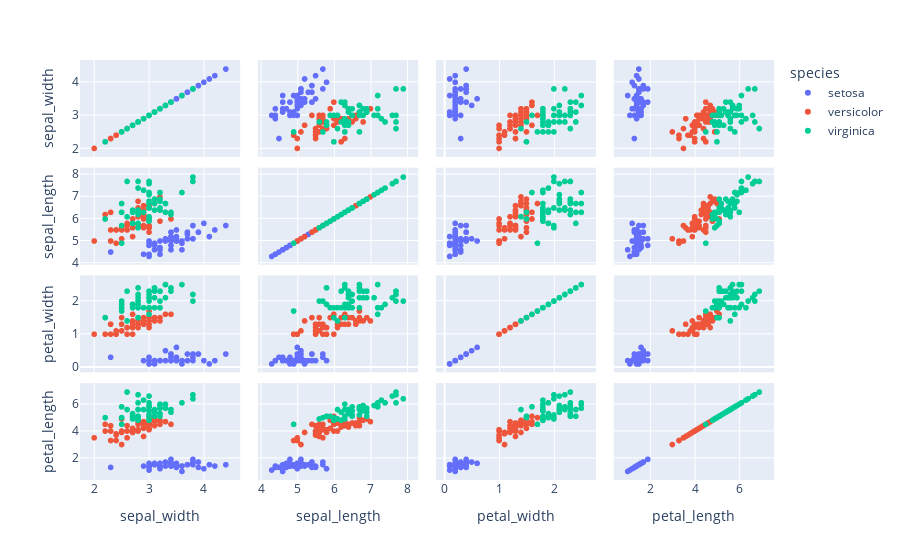

Notebook code cell kept with this figure:
### Code cell
fig = px.scatter_matrix(df, dimensions=["sepal_width", "sepal_length", "petal_width", "petal_length"], color="species")
fig.show()

### Figure 1 — Plotly figure (JSON) as saved in the notebook; plotly's stock layout.template omitted (floating-point values rounded to 4 significant figures)
{"data": [{"dimensions": [{"axis": {"matches": true}, "label": "sepal_width", "values": [3.5, 3, 3.2, 3.1, 3.6, 3.9, 3.4, 3.4, 2.9, 3.1, 3.7, 3.4, 3, 3, 4, 4.4, 3.9, 3.5, 3.8, 3.8, 3.4, 3.7, 3.6, 3.3, 3.4, 3, 3.4, 3.5, 3.4, 3.2, 3.1, 3.4, 4.1, 4.2, 3.1, 3.2, 3.5, 3.6, 3, 3.4, 3.5, 2.3, 3.2, 3.5, 3.8, 3, 3.8, 3.2, 3.7, 3.3]}, {"axis": {"matches": true}, "label": "sepal_length", "values": [5.1, 4.9, 4.7, 4.6, 5, 5.4, 4.6, 5, 4.4, 4.9, 5.4, 4.8, 4.8, 4.3, 5.8, 5.7, 5.4, 5.1, 5.7, 5.1, 5.4, 5.1, 4.6, 5.1, 4.8, 5, 5, 5.2, 5.2, 4.7, 4.8, 5.4, 5.2, 5.5, 4.9, 5, 5.5, 4.9, 4.4, 5.1, 5, 4.5, 4.4, 5, 5.1, 4.8, 5.1, 4.6, 5.3, 5]}, {"axis": {"matches": true}, "label": "petal_width", "values": [0.2, 0.2, 0.2, 0.2, 0.2, 0.4, 0.3, 0.2, 0.2, 0.1, 0.2, 0.2, 0.1, 0.1, 0.2, 0.4, 0.4, 0.3, 0.3, 0.3, 0.2, 0.4, 0.2, 0.5, 0.2, 0.2, 0.4, 0.2, 0.2, 0.2, 0.2, 0.4, 0.1, 0.2, 0.2, 0.2, 0.2, 0.1, 0.2, 0.2, 0.3, 0.3, 0.2, 0.6, 0.4, 0.3, 0.2, 0.2, 0.2, 0.2]}, {"axis": {"matches": true}, "label": "petal_length", "values": [1.4, 1.4, 1.3, 1.5, 1.4, 1.7, 1.4, 1.5, 1.4, 1.5, 1.5, 1.6, 1.4, 1.1, 1.2, 1.5, 1.3, 1.4, 1.7, 1.5, 1.7, 1.5, 1, 1.7, 1.9, 1.6, 1.6, 1.5, 1.4, 1.6, 1.6, 1.5, 1.5, 1.4, 1.5, 1.2, 1.3, 1.4, 1.3, 1.5, 1.3, 1.3, 1.3, 1.6, 1.9, 1.4, 1.6, 1.4, 1.5, 1.4]}], "hovertemplate": "species=setosa<br>%{xaxis.title.text}=%{x}<br>%{yaxis.title.text}=%{y}<extra></extra>", "legendgroup": "setosa", "marker": {"color": "#636efa", "symbol": "circle"}, "name": "setosa", "showlegend": true, "type": "splom"}, {"dimensions": [{"axis": {"matches": true}, "label": "sepal_width", "values": [3.2, 3.2, 3.1, 2.3, 2.8, 2.8, 3.3, 2.4, 2.9, 2.7, 2, 3, 2.2, 2.9, 2.9, 3.1, 3, 2.7, 2.2, 2.5, 3.2, 2.8, 2.5, 2.8, 2.9, 3, 2.8, 3, 2.9, 2.6, 2.4, 2.4, 2.7, 2.7, 3, 3.4, 3.1, 2.3, 3, 2.5, 2.6, 3, 2.6, 2.3, 2.7, 3, 2.9, 2.9, 2.5, 2.8]}, {"axis": {"matches": true}, "label": "sepal_length", "values": [7, 6.4, 6.9, 5.5, 6.5, 5.7, 6.3, 4.9, 6.6, 5.2, 5, 5.9, 6, 6.1, 5.6, 6.7, 5.6, 5.8, 6.2, 5.6, 5.9, 6.1, 6.3, 6.1, 6.4, 6.6, 6.8, 6.7, 6, 5.7, 5.5, 5.5, 5.8, 6, 5.4, 6, 6.7, 6.3, 5.6, 5.5, 5.5, 6.1, 5.8, 5, 5.6, 5.7, 5.7, 6.2, 5.1, 5.7]}, {"axis": {"matches": true}, "label": "petal_width", "values": [1.4, 1.5, 1.5, 1.3, 1.5, 1.3, 1.6, 1, 1.3, 1.4, 1, 1.5, 1, 1.4, 1.3, 1.4, 1.5, 1, 1.5, 1.1, 1.8, 1.3, 1.5, 1.2, 1.3, 1.4, 1.4, 1.7, 1.5, 1, 1.1, 1, 1.2, 1.6, 1.5, 1.6, 1.5, 1.3, 1.3, 1.3, 1.2, 1.4, 1.2, 1, 1.3, 1.2, 1.3, 1.3, 1.1, 1.3]}, {"axis": {"matches": true}, "label": "petal_length", "values": [4.7, 4.5, 4.9, 4, 4.6, 4.5, 4.7, 3.3, 4.6, 3.9, 3.5, 4.2, 4, 4.7, 3.6, 4.4, 4.5, 4.1, 4.5, 3.9, 4.8, 4, 4.9, 4.7, 4.3, 4.4, 4.8, 5, 4.5, 3.5, 3.8, 3.7, 3.9, 5.1, 4.5, 4.5, 4.7, 4.4, 4.1, 4, 4.4, 4.6, 4, 3.3, 4.2, 4.2, 4.2, 4.3, 3, 4.1]}], "hovertemplate": "species=versicolor<br>%{xaxis.title.text}=%{x}<br>%{yaxis.title.text}=%{y}<extra></extra>", "legendgroup": "versicolor", "marker": {"color": "#EF553B", "symbol": "circle"}, "name": "versicolor", "showlegend": true, "type": "splom"}, {"dimensions": [{"axis": {"matches": true}, "label": "sepal_width", "values": [3.3, 2.7, 3, 2.9, 3, 3, 2.5, 2.9, 2.5, 3.6, 3.2, 2.7, 3, 2.5, 2.8, 3.2, 3, 3.8, 2.6, 2.2, 3.2, 2.8, 2.8, 2.7, 3.3, 3.2, 2.8, 3, 2.8, 3, 2.8, 3.8, 2.8, 2.8, 2.6, 3, 3.4, 3.1, 3, 3.1, 3.1, 3.1, 2.7, 3.2, 3.3, 3, 2.5, 3, 3.4, 3]}, {"axis": {"matches": true}, "label": "sepal_length", "values": [6.3, 5.8, 7.1, 6.3, 6.5, 7.6, 4.9, 7.3, 6.7, 7.2, 6.5, 6.4, 6.8, 5.7, 5.8, 6.4, 6.5, 7.7, 7.7, 6, 6.9, 5.6, 7.7, 6.3, 6.7, 7.2, 6.2, 6.1, 6.4, 7.2, 7.4, 7.9, 6.4, 6.3, 6.1, 7.7, 6.3, 6.4, 6, 6.9, 6.7, 6.9, 5.8, 6.8, 6.7, 6.7, 6.3, 6.5, 6.2, 5.9]}, {"axis": {"matches": true}, "label": "petal_width", "values": [2.5, 1.9, 2.1, 1.8, 2.2, 2.1, 1.7, 1.8, 1.8, 2.5, 2, 1.9, 2.1, 2, 2.4, 2.3, 1.8, 2.2, 2.3, 1.5, 2.3, 2, 2, 1.8, 2.1, 1.8, 1.8, 1.8, 2.1, 1.6, 1.9, 2, 2.2, 1.5, 1.4, 2.3, 2.4, 1.8, 1.8, 2.1, 2.4, 2.3, 1.9, 2.3, 2.5, 2.3, 1.9, 2, 2.3, 1.8]}, {"axis": {"matches": true}, "label": "petal_length", "values": [6, 5.1, 5.9, 5.6, 5.8, 6.6, 4.5, 6.3, 5.8, 6.1, 5.1, 5.3, 5.5, 5, 5.1, 5.3, 5.5, 6.7, 6.9, 5, 5.7, 4.9, 6.7, 4.9, 5.7, 6, 4.8, 4.9, 5.6, 5.8, 6.1, 6.4, 5.6, 5.1, 5.6, 6.1, 5.6, 5.5, 4.8, 5.4, 5.6, 5.1, 5.1, 5.9, 5.7, 5.2, 5, 5.2, 5.4, 5.1]}], "hovertemplate": "species=virginica<br>%{xaxis.title.text}=%{x}<br>%{yaxis.title.text}=%{y}<extra></extra>", "legendgroup": "virginica", "marker": {"color": "#00cc96", "symbol": "circle"}, "name": "virginica", "showlegend": true, "type": "splom"}], "layout": {"dragmode": "select", "legend": {"title": {"text": "species"}, "tracegroupgap": 0}, "margin": {"t": 60}}}
